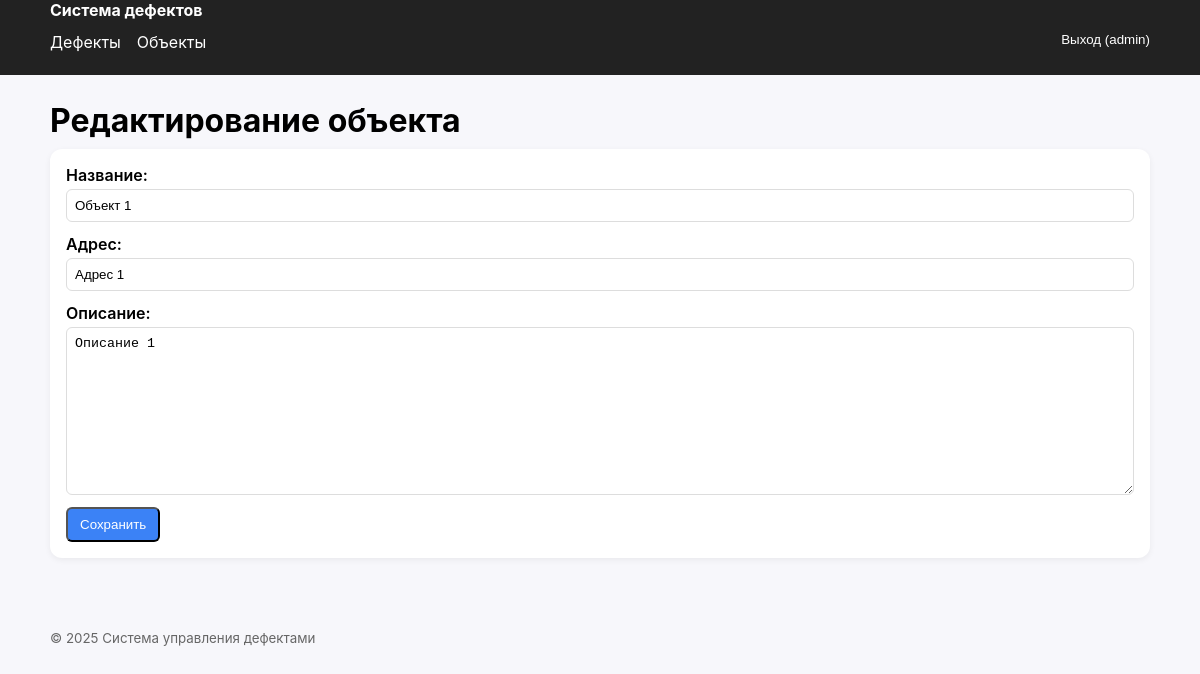
The page /projects/1/edit/ (signed in) on the database its author committed.
### accounts/models.py (models this page shows, shortened)
class User(AbstractUser):
    role = models.CharField(max_length=3, choices=Roles.choices, default=Roles.ENGINEER)

### projects/models.py (models this page shows, shortened)
class Project(models.Model):
    name = models.CharField("Название", max_length=255)
    address = models.CharField("Адрес", max_length=255, blank=True)
    description = models.TextField("Описание", blank=True)

### projects/views.py (the view)
# urls.py: path("<int:pk>/edit/", ProjectUpdateView.as_view(), name="edit"),
class ProjectUpdateView(LoginRequiredMixin, UpdateView):
    model = Project
    form_class = ProjectForm
    template_name = "projects/project_form.html"
    success_url = reverse_lazy("projects:list")

### projects/forms.py
class ProjectForm(forms.ModelForm):
    class Meta:
        model = Project
        fields = ["name","address","description"]

### templates/projects/project_form.html
{% extends "base.html" %}{% block title %}Объект{% endblock %}
{% block content %}
<h1>{{ form.instance.pk|yesno:"Редактирование объекта,Создание объекта" }}</h1>
<form method="post" class="card">{% csrf_token %}
{% for field in form %}<div class="form-row">{{ field.label_tag }} {{ field }}</div>{% endfor %}
<div class="actions"><button class="btn">Сохранить</button></div></form>
{% endblock %}

### templates/base.html (shortened to what this page needs)
<html lang="ru">
  <head></head>
  <body>
    {% load static %}
    <link rel="stylesheet" href="{% static 'css/styles.css' %}">
    <header class="topbar">
      <nav class="container">
        <a href="{% url 'home' %}" class="brand">Система дефектов</a>
        <ul class="nav">
          <li><a href="{% url 'defects:list' %}">Дефекты</a></li>
          <li><a href="{% url 'projects:list' %}">Объекты</a></li> {% if user.is_authenticated %}
          <li class="right">
            <form method="post" action="{% url 'accounts:logout' %}">
              <button class="as-link" style="background:none;border:none;color:#fff;cursor:pointer;padding:0;"> Выход ({{ user.username }}) </button>
            </form> </li> {% else %}
          <li class="right"><a href="{% url 'accounts:login' %}">Вход</a></li> {% endif %}
        </ul>
      </nav>
    </header>
    <main class="container">
      {% block content %}{% endblock %}
    </main>
    <footer class="footer container">
      <small>© {% now "Y" %} Система управления дефектами</small>
    </footer>
  </body>
</html>

### static/css/styles.css (style rules this page uses)
body { font-family:-apple-system,Segoe UI,Roboto,Arial,sans-serif;margin:0;background:#f7f7fb }
.container { width:96%;max-width:1100px;margin:0 auto }
.topbar { background:#222;color:#fff }
nav .brand { color:#fff;text-decoration:none;font-weight:700 }
.nav { list-style:none;display:flex;gap:1rem;margin:0;padding:.75rem 0 }
.nav li.right { margin-left:auto }
.nav a { color:#fff;text-decoration:none }
main { padding:1rem 0 2rem }
h1,h2,h3 { margin:.6rem 0 }
.card { background:#fff;border-radius:12px;padding:1rem;box-shadow:0 2px 6px rgba(0,0,0,.06) }
.btn { display:inline-block;padding:.5rem .75rem;background:#3b82f6;color:#fff;border-radius:6px;text-decoration:none }
.form-row { margin-bottom:.75rem }
label { display:block;font-weight:600;margin-bottom:.25rem }
input[type=text],input[type=date],textarea,select,input[type=file] { width:100%;padding:.5rem;border:1px solid #ddd;border-radius:6px;background:#fff }
.actions { display:flex;gap:.5rem;align-items:center;flex-wrap:wrap }
.footer { padding:1.5rem 0;color:#666 }

### rows shown on the page
User: username "admin"
Project: instance.pk "Редактирование объекта", form "Объект 1" "Адрес 1" "Описание 1"

### other values the page prints
{{ field.label_tag }} "Название:" "Адрес:" "Описание:"
